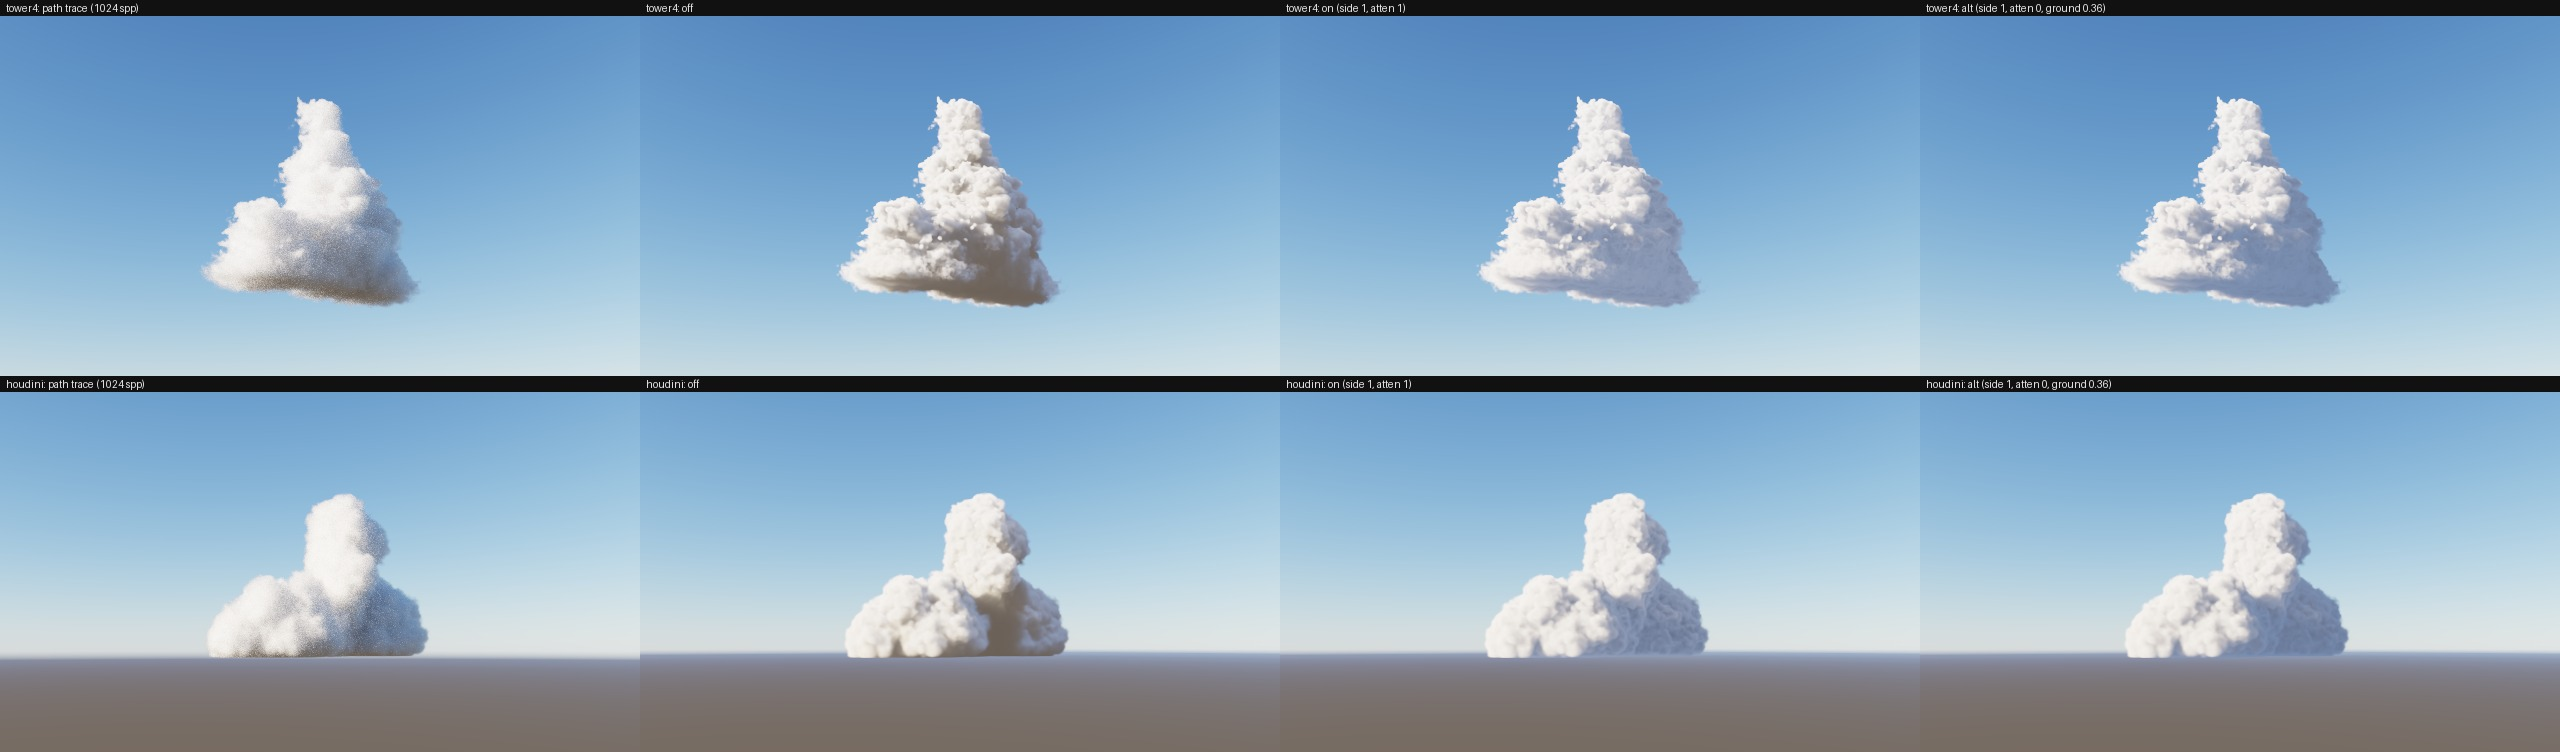

Source code (Python):
# P1.8b sheet + numbers. python3 work/captures/P1-8b/sheet.py <dir tower4> <dir houdini>   (dirs hold pt-low.pfm, fit-low-{off,on,alt}.pfm; PFMs left out of the repo)
# Rows tower4, houdini; columns path trace | off | on (fitSkySide 1, fitGroundAtten 1) | alt (fitSkySide 1, fitGroundAtten 0, fitGround 0.36).
# Exposure 0.35 + ACES fit + sRGB, as the card page. Numbers from the linear frames: cloud mask = PT luminance well above the
# frame's sky (top-left corner mean); lit = cloud pixels above the PT's cloud-luminance 75th percentile, shaded = below its 25th
# (same pixel sets for all four columns, chosen from the PT). Prints shaded/lit mean ratio, shade B/R and the form measure
# (std of log-luminance inside the shaded set, after removing the set's mean: how much billow structure survives in shade).
import sys
import numpy as np
from PIL import Image, ImageDraw
W, H, LB = 640, 360, 16
LUM = np.array([0.2126, 0.7152, 0.0722])


def pfm(p):
    with open(p, 'rb') as f:
        t = f.readline().strip(); w, h = map(int, f.readline().split()); s = float(f.readline())
        a = np.frombuffer(f.read(), dtype='<f4' if s < 0 else '>f4').reshape(h, w, 3)
    return a[::-1].astype(np.float64)


def tm(x):
    x = x * 0.35
    y = np.clip((x * (2.51 * x + 0.03)) / (x * (2.43 * x + 0.59) + 0.14), 0, 1)
    return Image.fromarray((np.where(y <= 0.0031308, 12.92 * y, 1.055 * np.power(y, 1 / 2.4) - 0.055) * 255 + 0.5).astype(np.uint8))


cols = [('path trace (1024 spp)', 'pt-low'), ('off', 'fit-low-off'), ('on (side 1, atten 1)', 'fit-low-on'), ('alt (side 1, atten 0, ground 0.36)', 'fit-low-alt')]
sheet = Image.new('RGB', (4 * W, 2 * (H + LB)), (17, 17, 17))
dr = ImageDraw.Draw(sheet)
for r, (name, d) in enumerate(zip(('tower4', 'houdini'), sys.argv[1:3])):
    fr = {k: pfm(f'{d}/{k}.pfm') for _, k in cols}
    pt = fr['pt-low']
    for c, (lab, k) in enumerate(cols):
        sheet.paste(tm(fr[k]), (c * W, r * (H + LB) + LB))
        dr.text((c * W + 6, r * (H + LB) + 2), f'{name}: {lab}', fill=(230, 230, 230))
    # mask: use the off frame vs PT sky? simplest: pixels whose PT luminance exceeds sky luminance at that row by 25 %
    sky = pt[:, :8].mean(axis=1) @ LUM    # left-edge column strip per row (cloud sits away from the left edge)
    Lp = pt @ LUM
    mask = (Lp > 1.25 * sky[:, None]) & (Lp > 0.3)
    cl = Lp[mask]
    lo, hi = np.percentile(cl, 25), np.percentile(cl, 75)
    shaded, lit = mask & (Lp < lo), mask & (Lp > hi)
    print(f'{name}: cloud px {mask.sum()}, PT lum p25 {lo:.3f} p75 {hi:.3f}')
    for lab, k in cols:
        a = fr[k]; L = a @ LUM
        ms, ml = a[shaded].mean(axis=0), a[lit].mean(axis=0)
        lg = np.log(np.maximum(L[shaded], 1e-4))
        print(f'  {lab:38s} shaded/lit {ms @ LUM / (ml @ LUM):.3f}  shade B/R {ms[2] / ms[0]:.2f}  lit B/R {ml[2] / ml[0]:.2f}  shade lum {ms @ LUM:.3f} lit lum {ml @ LUM:.3f}  logstd {lg.std():.3f}')
    # shaded/lit by the same sets but defined per-column quartiles (own shade ranking)
    for lab, k in cols:
        L = fr[k] @ LUM
        m = mask
        q1, q3 = np.percentile(L[m], 25), np.percentile(L[m], 75)
        print(f'  own-quartile {lab:30s} p25/p75 {q1 / q3:.3f}')
sheet.save('work/captures/P1-8b/sheet.jpg', quality=92)
